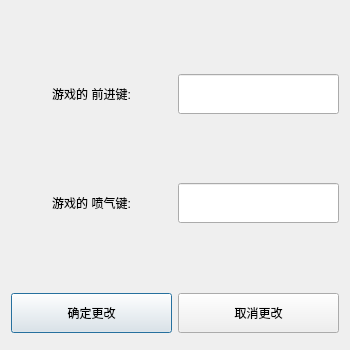
<?xml version="1.0" encoding="UTF-8"?>
<ui version="4.0">
 <class>SeamlessSetting</class>
 <widget class="QDialog" name="SeamlessSetting">
  <property name="geometry">
   <rect>
    <x>0</x>
    <y>0</y>
    <width>350</width>
    <height>350</height>
   </rect>
  </property>
  <property name="windowTitle">
   <string>Dialog</string>
  </property>
  <layout class="QGridLayout" name="gridLayout_2">
   <item row="1" column="0">
    <widget class="QPushButton" name="sure">
     <property name="minimumSize">
      <size>
       <width>0</width>
       <height>40</height>
      </size>
     </property>
     <property name="font">
      <font>
       <strikeout>false</strikeout>
       <stylestrategy>PreferDefault</stylestrategy>
      </font>
     </property>
     <property name="text">
      <string>确定更改</string>
     </property>
    </widget>
   </item>
   <item row="0" column="0" colspan="2">
    <layout class="QGridLayout" name="gridLayout">
     <item row="1" column="1">
      <widget class="QLineEdit" name="lineEdit">
       <property name="minimumSize">
        <size>
         <width>0</width>
         <height>40</height>
        </size>
       </property>
       <property name="alignment">
        <set>Qt::AlignCenter</set>
       </property>
      </widget>
     </item>
     <item row="1" column="0">
      <widget class="QLabel" name="label">
       <property name="sizePolicy">
        <sizepolicy hsizetype="Expanding" vsizetype="Preferred">
         <horstretch>0</horstretch>
         <verstretch>0</verstretch>
        </sizepolicy>
       </property>
       <property name="text">
        <string>游戏的 前进键:</string>
       </property>
       <property name="alignment">
        <set>Qt::AlignCenter</set>
       </property>
      </widget>
     </item>
     <item row="3" column="0">
      <widget class="QLabel" name="label_2">
       <property name="sizePolicy">
        <sizepolicy hsizetype="Expanding" vsizetype="Preferred">
         <horstretch>0</horstretch>
         <verstretch>0</verstretch>
        </sizepolicy>
       </property>
       <property name="text">
        <string>游戏的 喷气键:</string>
       </property>
       <property name="alignment">
        <set>Qt::AlignCenter</set>
       </property>
      </widget>
     </item>
     <item row="3" column="1">
      <widget class="QLineEdit" name="lineEdit_2">
       <property name="minimumSize">
        <size>
         <width>0</width>
         <height>40</height>
        </size>
       </property>
       <property name="alignment">
        <set>Qt::AlignCenter</set>
       </property>
      </widget>
     </item>
     <item row="2" column="0" colspan="2">
      <spacer name="verticalSpacer">
       <property name="orientation">
        <enum>Qt::Vertical</enum>
       </property>
       <property name="sizeType">
        <enum>QSizePolicy::Preferred</enum>
       </property>
       <property name="sizeHint" stdset="0">
        <size>
         <width>20</width>
         <height>40</height>
        </size>
       </property>
      </spacer>
     </item>
     <item row="0" column="0" colspan="2">
      <spacer name="verticalSpacer_2">
       <property name="orientation">
        <enum>Qt::Vertical</enum>
       </property>
       <property name="sizeType">
        <enum>QSizePolicy::Preferred</enum>
       </property>
       <property name="sizeHint" stdset="0">
        <size>
         <width>20</width>
         <height>40</height>
        </size>
       </property>
      </spacer>
     </item>
     <item row="4" column="0" colspan="2">
      <spacer name="verticalSpacer_3">
       <property name="orientation">
        <enum>Qt::Vertical</enum>
       </property>
       <property name="sizeType">
        <enum>QSizePolicy::Preferred</enum>
       </property>
       <property name="sizeHint" stdset="0">
        <size>
         <width>20</width>
         <height>40</height>
        </size>
       </property>
      </spacer>
     </item>
    </layout>
   </item>
   <item row="1" column="1">
    <widget class="QPushButton" name="back">
     <property name="minimumSize">
      <size>
       <width>0</width>
       <height>40</height>
      </size>
     </property>
     <property name="text">
      <string>取消更改</string>
     </property>
    </widget>
   </item>
   <item row="2" column="0" colspan="2">
    <spacer name="verticalSpacer_4">
     <property name="orientation">
      <enum>Qt::Vertical</enum>
     </property>
     <property name="sizeType">
      <enum>QSizePolicy::Fixed</enum>
     </property>
     <property name="sizeHint" stdset="0">
      <size>
       <width>20</width>
       <height>6</height>
      </size>
     </property>
    </spacer>
   </item>
  </layout>
 </widget>
 <resources/>
 <connections/>
</ui>
